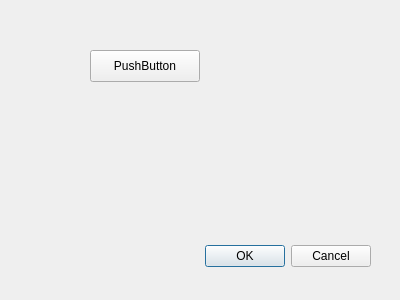
<?xml version="1.0" encoding="UTF-8"?>
<ui version="4.0">
 <class>Dialog</class>
 <widget class="QDialog" name="Dialog">
  <property name="geometry">
   <rect>
    <x>0</x>
    <y>0</y>
    <width>400</width>
    <height>300</height>
   </rect>
  </property>
  <property name="windowTitle">
   <string>Dialog</string>
  </property>
  <widget class="QDialogButtonBox" name="buttonBox">
   <property name="geometry">
    <rect>
     <x>30</x>
     <y>240</y>
     <width>341</width>
     <height>32</height>
    </rect>
   </property>
   <property name="orientation">
    <enum>Qt::Horizontal</enum>
   </property>
   <property name="standardButtons">
    <set>QDialogButtonBox::Cancel|QDialogButtonBox::Ok</set>
   </property>
  </widget>
  <widget class="QPushButton" name="pushButton1">
   <property name="geometry">
    <rect>
     <x>90</x>
     <y>50</y>
     <width>110</width>
     <height>32</height>
    </rect>
   </property>
   <property name="text">
    <string>PushButton</string>
   </property>
  </widget>
 </widget>
 <resources/>
 <connections>
  <connection>
   <sender>buttonBox</sender>
   <signal>accepted()</signal>
   <receiver>Dialog</receiver>
   <slot>accept()</slot>
   <hints>
    <hint type="sourcelabel">
     <x>248</x>
     <y>254</y>
    </hint>
    <hint type="destinationlabel">
     <x>157</x>
     <y>274</y>
    </hint>
   </hints>
  </connection>
  <connection>
   <sender>buttonBox</sender>
   <signal>rejected()</signal>
   <receiver>Dialog</receiver>
   <slot>reject()</slot>
   <hints>
    <hint type="sourcelabel">
     <x>316</x>
     <y>260</y>
    </hint>
    <hint type="destinationlabel">
     <x>286</x>
     <y>274</y>
    </hint>
   </hints>
  </connection>
 </connections>
</ui>
